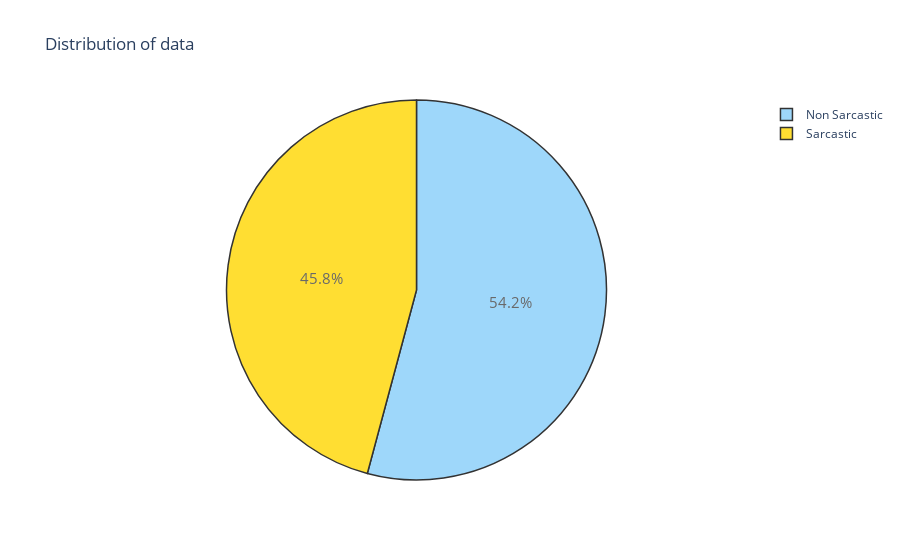

Here is the notebook cell this chart was saved with:
### Code cell
import warnings
import plotly.offline as py
py.init_notebook_mode(connected=True)
import plotly.graph_objs as go
import plotly.tools as tls
import plotly.figure_factory as ff
trace = go.Pie(labels = ['Non Sarcastic','Sarcastic'], values = df['is_sarcastic'].value_counts(), 
               textfont=dict(size=15), opacity = 0.8,
               marker=dict(colors=['lightskyblue', 'gold'], 
                           line=dict(color='#000000', width=1.5)))


layout = dict(title =  'Distribution of data')
           
fig = dict(data = [trace], layout=layout)
py.iplot(fig)

### Figure 1 — Plotly figure (JSON) as saved in the notebook; plotly's stock layout.template omitted (floating-point values rounded to 4 significant figures)
{"data": [{"labels": ["Non Sarcastic", "Sarcastic"], "marker": {"colors": ["lightskyblue", "gold"], "line": {"color": "#000000", "width": 1.5}}, "opacity": 0.8, "textfont": {"size": 15}, "type": "pie", "values": [29970, 25358]}], "layout": {"title": {"text": "Distribution of data"}}}
